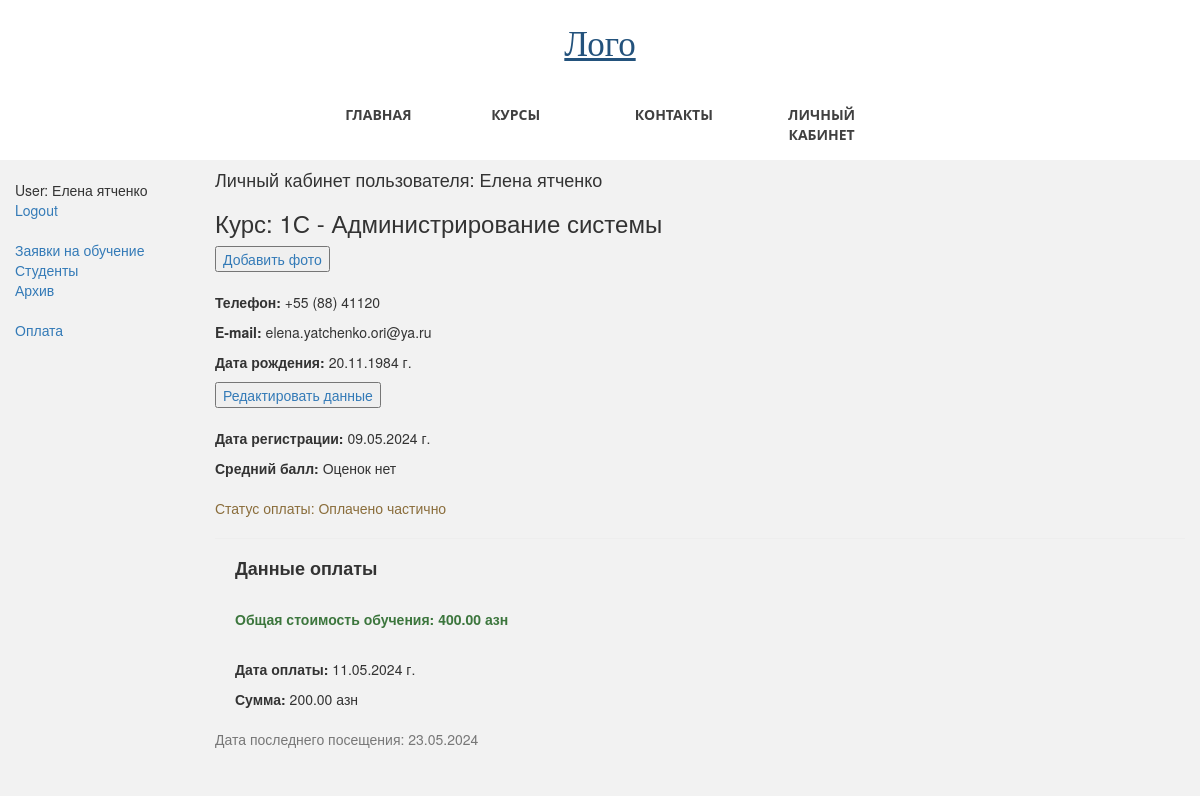
The page /main/profile/ (signed in) on the database as committed earlier.
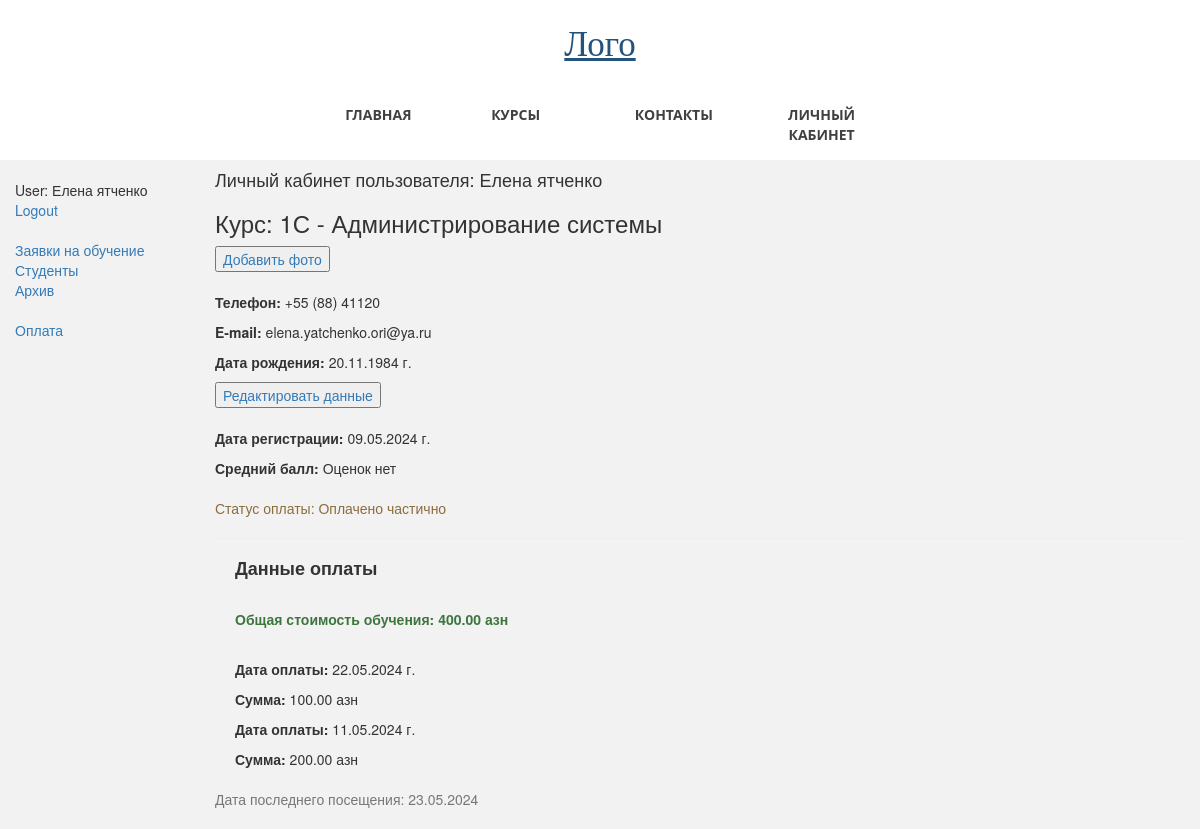
The same page on the database as committed later.
### students_app/models.py (models this page shows, shortened)
class Student(models.Model):
    related_user = models.ForeignKey(User, on_delete=models.CASCADE)
    name = models.CharField(verbose_name="Имя", max_length=50)
    surname = models.CharField(verbose_name="Фамилия", max_length=100)
    phone = models.CharField(verbose_name="Номер телефона", max_length=50)
    date_of_birth = models.DateField()
    course = models.ForeignKey(Course, on_delete=models.PROTECT)
    photo = models.ImageField(upload_to='images/', blank=True, null=True)
    @property
    def full_name(self):
        return f"{self.surname} {self.name}"
    STUDENT_STATUS = [
        ("r", "requested"),
        ("a", "approved"),
        ("f", "finished"),
    ]
    status = models.CharField(
        max_length=50,
        choices=STUDENT_STATUS,
        default="r",
        help_text="Статус студента",
    )
    request_date = models.DateField(auto_now_add=True)
    reg_date = models.DateField(blank=True, null=True)
    updated = models.DateField(auto_now=True)
    is_paid = models.BooleanField(default=False)
    is_deleted = models.BooleanField(default=False)
    deleted = models.DateField(auto_now=True)
    def average_mark(self):
        mark_list = [perf.mark for perf in self.performance_set.all()]
        if mark_list:
            return round(sum(mark_list) / len(mark_list), 2)
        else:
            return "Оценок нет"
    class Meta:
        ordering = ["name"]

class Course(models.Model):
    name = models.CharField(max_length=200)
    category = models.ForeignKey(
        Category, on_delete=models.SET_NULL, null=True)
    summary = models.TextField(
        max_length=1000, help_text="Краткое описание курса")
    lasting = models.IntegerField(
        default=1, help_text="Продолжительность курса, в месяцах"
    )
    is_selected = models.BooleanField(default=False)
    cost = models.DecimalField(
        max_digits=8, decimal_places=2, help_text="Стоимость в месяц, азн"
    )
    added = models.DateField(auto_now_add=True)
    rating = models.DecimalField(
        max_digits=3, decimal_places=2, blank=True, null=True)
    is_deleted = models.BooleanField(default=False)
    deleted = models.DateField(auto_now=True)
    views_num = models.IntegerField(default=0)
    def total_cost(self):
        return self.lasting * self.cost
    class Meta:
        ordering = ["-name"]
    def __str__(self):
        return self.name

class Payment(models.Model):
    student = models.ForeignKey(Student, on_delete=models.CASCADE)
    amount = models.DecimalField(
        verbose_name="Сумма", max_digits=8, decimal_places=2)
    paid_date = models.DateField(
        verbose_name="Дата оплаты", default=date.today)
    document = models.FileField(upload_to="files/", null=True, blank=True)
    added = models.DateField(auto_now_add=True)
    updated = models.DateField(auto_now=True)
    class Meta:
        ordering = ["-paid_date"]
        permissions = (("can_mark_returned", "Set book as returned"),)

### students_app/views.py (the view)
# urls.py: path("profile/", views.profile, name="profile"),
@login_required
def profile(request):
    current_user = request.user
    students = current_user.student_set.all()
    stud_pay = {}
    for student in students:
        payments = Payment.objects.filter(student=student)
        stud_pay[student] = payments
    visit_date = request.session.get("visit_date", None)
    if visit_date is None:
        visit_date = date.today()
    else:
        visit_date = datetime.strptime(visit_date, '%Y-%m-%d')
        """переводим дату во формат строки для добавления в сессии
        (иначе будет ошибка Object of type date is not JSON serializable),
       а для вывода на страницу, переводим обратно в строку"""
    request.session["visit_date"] = date.today().strftime('%Y-%m-%d')
    print(date.today().strftime('%Y-%m-%d'))
    print(request.session)
    print(request.session['visit_date'])
    return render(
        request,
        "students_app/profile.html",
        context={
            'stud_pay': stud_pay,
            'visit_date': visit_date},
    )

### students_app/templates/students_app/profile.html
{% extends "base.html" %}
{% block content %}
<h4>Личный кабинет пользователя: {{ user.first_name }} {{ user.last_name }}</h4>
{% for student, payments in stud_pay.items %}
<h3>Курс: {{student.course }}</h3>
{% if student.photo %}
<p class="photo">
    <img src="{{ student.photo.url }}" class="img-responsive" style="width: 30%; float: right; margin-right: 50px;"
        alt="Ваше фото">
</p>
<p style="margin-bottom:20px;"><a href="{% url 'add-photo' student.pk %}">Изменить фото</a></p>
{% else %}
<button type="button" style="margin-bottom:20px;"><a href="{% url 'add-photo' student.pk %}">Добавить фото</a></button>
{% endif %}
<p><strong>Телефон:</strong> {{student.phone}}</p>
<p><strong>E-mail:</strong> {{student.related_user.email}}</p>
<p><strong>Дата рождения:</strong> {{student.date_of_birth|date:"d.m.Y"}} г.</p>
<button type="button"><a href="{% url 'student-update' student.id%}">Редактировать данные</a></button>
{% if student.status == 'r' %}
<br>
<h4><strong>Ваша заявка находится на рассмотрении</strong></h4>
<p><strong>Дата подачи заявки:</strong> {{student.request_date|date:"d.m.Y"}} г.</p>
{% else %}
<div style="margin-top:20px; margin-bottom:20px;">
    <p><strong>Дата регистрации:</strong> {{student.reg_date|date:"d.m.Y"}} г.</p>
    <p><strong>Средний балл:</strong> {{student.average_mark}}</p>
</div>
<p class="{% if student.is_paid %}text-success{% elif not payments %}text-danger{% else %}text-warning{% endif %}">
    Статус оплаты: {% if student.is_paid %}Оплачено полностью
    {% elif not payments %}Оплаты нет
    {% else %}Оплачено частично{% endif %}</p>
<hr>
<div style="margin-left:20px;margin-top:20px">
    <h4><strong>Данные оплаты</strong></h4>
    <br>
    <p class="text-success"><strong>Общая стоимость обучения: {{ student.course.total_cost}} азн</strong>
    </p><br>
    {% if payments %}
    {% for payment in payments %}
    <p><strong>Дата оплаты: </strong>{{ payment.paid_date|date:"d.m.Y" }} г.</p>
    <p><strong>Сумма: </strong>{{ payment.amount }} азн</p>
    {% endfor %}
    {% else %}<p>Нет зарегистрированных платежей</p>
    {% endif %}
</div>
{% endif %}
{% endfor %}
<div style="margin-top:20px; margin-bottom:20px;">
    <p class="text-muted">Дата последнего посещения: {{ visit_date|date:"d.m.Y" }}</p>
</div>
{% endblock %}

Rows that differ between the two databases and show on the page:
added Payment: paid_date "22.05.2024", amount "100.00"
